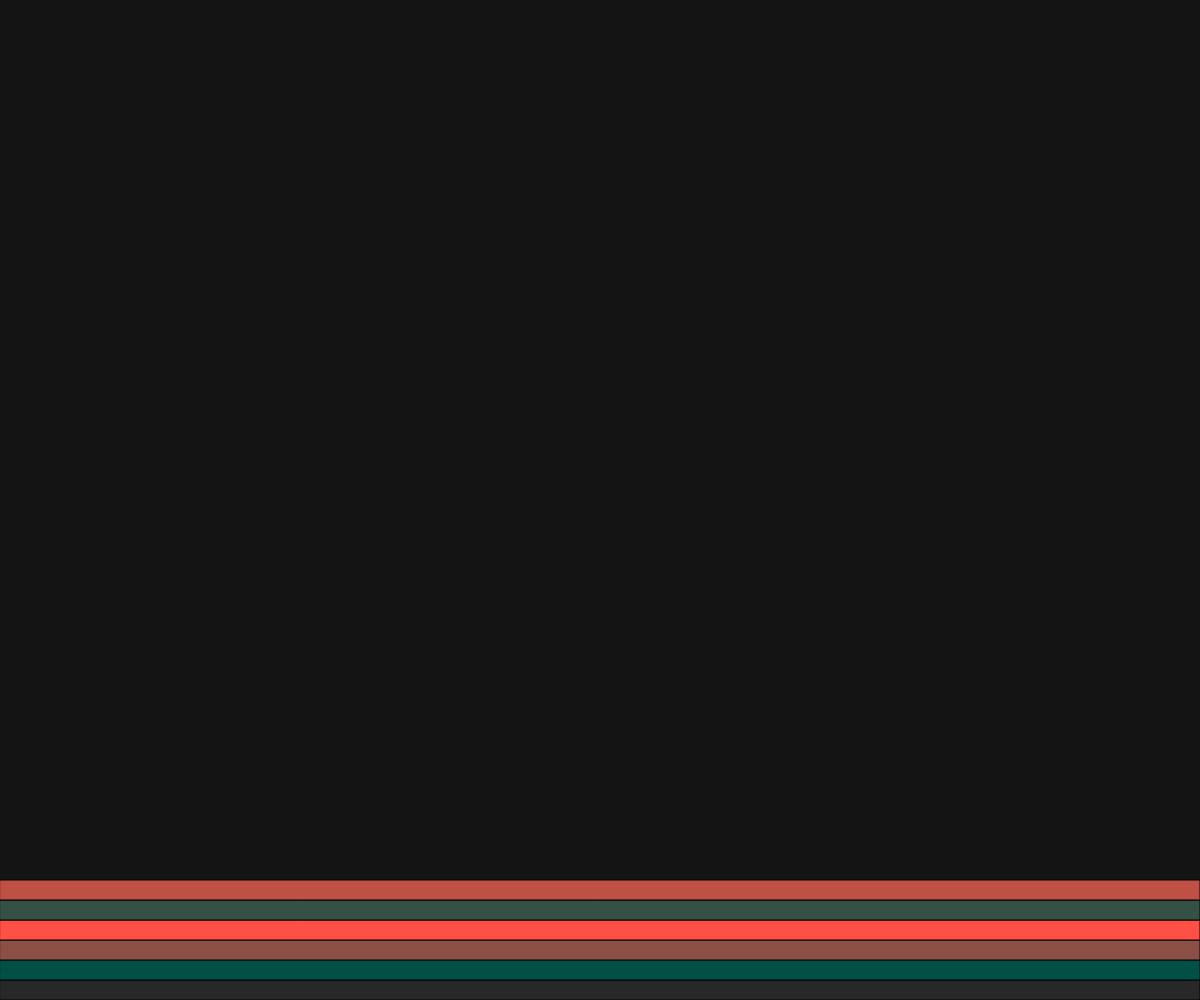
Frame 1 (no input)
Frame 60 (no input): identical to frame 1, image omitted
Frame 120 (the mouse pressed at the canvas centre since frame 60): identical to frame 1, image omitted

The p5.js sketch that drew this single still picture (run headless with seeded random() and noise() and a simulated clock; from frame 60 on, the mouse is pressed at the canvas centre):

// p5.js sketch
// ── sketch.js
let floors = [];
let floorHeight = 20;
let isAnimating = false;

function setup() {
  createCanvas(windowWidth, windowHeight);
  
  // Initialize with a few floors
  for (let i = 0; i < 5; i++) {
    addFloor();
  }
}

function draw() {
  background(20);
  
  // Draw ground
  fill(40);
  rect(0, height - 20, width, 20);
  
  // Draw all floors
  for (let floor of floors) {
    fill(floor.color);
    rect(floor.x, floor.y, floor.w, floor.h);
  }
}

function keyPressed() {
  addFloor();
  return false;
}

function addFloor() {
  // Create a new floor at the top
  let newFloor = {
    x: 0,
    y: 0,
    w: width,
    h: floorHeight,
    color: getColor()
  };
  
  if (floors.length > 0) {
    // Place on top of the highest floor
    let highest = floors[floors.length - 1];
    newFloor.y = highest.y - floorHeight;
  } else {
    // First floor at the top of the canvas
    newFloor.y = height - 20 - floorHeight;
  }
  
  floors.push(newFloor);
}

function getColor() {
  // Generate a unique color using golden angle to ensure distinct hues
  let hue = (floors.length * 137.5) % 360; // Golden angle increment
  let colorValue = color(hue, 80, 70);
  return colorValue;
}

function windowResized() {
  resizeCanvas(windowWidth, windowHeight);
}
